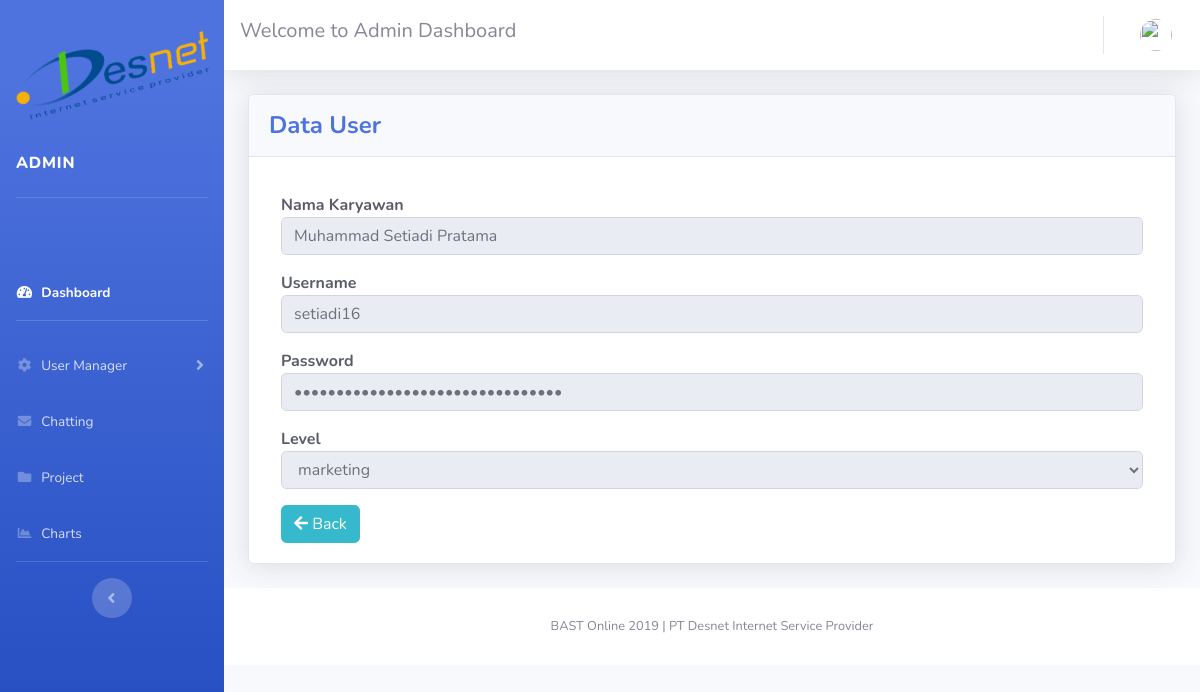
/admin/users/lihat/2, run on the app's committed database.
### tables this page shows
CREATE TABLE `user` (
  `id_user` int(11) NOT NULL,
  `username` varchar(20) NOT NULL,
  `password` varchar(50) NOT NULL,
  `id_karyawan` int(11) NOT NULL,
  `id_pelanggan` int(11) NOT NULL,
  `image` varchar(255) NOT NULL DEFAULT 'default.jpg',
  `level` enum('admin','marketing','programmer','pelanggan') NOT NULL
);

CREATE TABLE `karyawan` (
  `id_karyawan` int(11) NOT NULL,
  `nik` varchar(30) NOT NULL,
  `nama_kar` varchar(50) NOT NULL,
  `alamat` varchar(90) NOT NULL,
  `nohp` varchar(12) NOT NULL,
  `foto` varchar(255) NOT NULL DEFAULT 'default.jpg'
);

### application/views/admin/layout/content.php (called while the page is built)
<?php
if( $isi )
{
    $this -> load->view( $isi );
}

### application/views/admin/layout/wrapper.php (called while the page is built)
<?php
require_once ('head.php');
require_once ('sidebar.php');
require_once ('nav.php');
require_once ('content.php');
require_once ('footer.php');

### application/controllers/admin/Users.php (called while the page is built, shortened)
<?php
class Users extends CI_Controller {
    public function __construct(){
        $this->load->model('model_user');
    }
    public function lihat($id_user) {
        $data = array(
            'title'     => 'Lihat Data User',
            'isi'=>'admin/users/lihat_user',
            'data_user' => $this->model_user->lihat($id_user),
        );
        $this->load->view('admin/layout/wrapper',$data,FALSE);
    }
}

### index.php (called while the page is built, shortened)
<?php
require_once BASEPATH.'core/CodeIgniter.php';

### application/models/Model_user.php (called while the page is built, shortened)
<?php
class Model_user extends CI_Model {
    public function lihat($id_user)
    {
        $query = $this->db->where("id_user", $id_user)
                ->get();
        if($query){
            return $query->row();
        }else{
            return false;
        }
    }
}

### application/views/admin/users/lihat_user.php (the view, shortened to what this page needs)
 <div class="container-fluid">
    <div class="card shadow mb-4">
        <div class="card-header py-3">
            <h4 class="m-0 font-weight-bold text-primary">Data User</h4>
        </div>
        <div class="card-body">
            <div class="col-md-12">
                <?php echo form_open() ?>
                <div class="form-group">
                    <label for="text"  class="m-0 font-weight-bold text-dark">Nama Karyawan</label>
                    <input type="text" value="<?php echo $data_user->nama_kar ?>" name="nama_kar" class="form-control" placeholder="Masukkan Username" readonly>
                </div>
                <div class="form-group">
                    <label for="text" class="m-0 font-weight-bold text-dark">Username</label>
                    <input type="text" value="<?php echo $data_user->username ?>" name="username" class="form-control" placeholder="Masukkan Username" readonly>
                </div>
                <div class="form-group">
                    <label for="text" class="m-0 font-weight-bold text-dark">Password</label>
                    <input type="password" value="<?php echo $data_user->password ?>" name="password" class="form-control" placeholder="Masukkan Password" readonly>
                </div>
                <div class="form-group">
                    <label for="text" class="m-0 font-weight-bold text-dark">Level</label>
                        <select name="level" class="form-control" readonly>
                            <option value="marketing"<?php echo $data_user->level=='marketing'?'selected':'' ?>>marketing</option>
                        </select>
                </div>
                <button class="btn btn-md btn-info" href="<?php echo site_url('admin/users/') ?>"><i class="fas fa-arrow-left"></i>  Back </button>
                <?php echo form_close() ?>
            </div>
        </div>
    </div>
</div>

### data on the page
user: nama_kar "Muhammad Setiadi Pratama", username "setiadi16", level "marketing"
